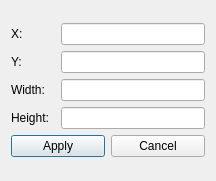
<?xml version="1.0" encoding="UTF-8"?>
<ui version="4.0">
 <class>LevelPassedDialog</class>
 <widget class="QDialog" name="LevelPassedDialog">
  <property name="enabled">
   <bool>true</bool>
  </property>
  <property name="sizePolicy">
   <sizepolicy hsizetype="Fixed" vsizetype="Fixed">
    <horstretch>0</horstretch>
    <verstretch>0</verstretch>
   </sizepolicy>
  </property>
  <property name="minimumSize">
   <size>
    <width>216</width>
    <height>181</height>
   </size>
  </property>
  <property name="maximumSize">
   <size>
    <width>216</width>
    <height>181</height>
   </size>
  </property>
  <property name="windowTitle">
   <string>Dialog</string>
  </property>
  <layout class="QVBoxLayout" name="verticalLayout_2">
   <item>
    <layout class="QVBoxLayout" name="verticalLayout">
     <item>
      <layout class="QHBoxLayout" name="horizontalLayout">
       <item>
        <widget class="QLabel" name="label">
         <property name="minimumSize">
          <size>
           <width>44</width>
           <height>0</height>
          </size>
         </property>
         <property name="text">
          <string>X:</string>
         </property>
        </widget>
       </item>
       <item>
        <widget class="QLineEdit" name="dLPX"/>
       </item>
      </layout>
     </item>
     <item>
      <layout class="QHBoxLayout" name="horizontalLayout_2">
       <item>
        <widget class="QLabel" name="label_2">
         <property name="minimumSize">
          <size>
           <width>44</width>
           <height>0</height>
          </size>
         </property>
         <property name="text">
          <string>Y:</string>
         </property>
        </widget>
       </item>
       <item>
        <widget class="QLineEdit" name="dLPY"/>
       </item>
      </layout>
     </item>
     <item>
      <layout class="QHBoxLayout" name="horizontalLayout_3">
       <item>
        <widget class="QLabel" name="label_3">
         <property name="minimumSize">
          <size>
           <width>44</width>
           <height>0</height>
          </size>
         </property>
         <property name="text">
          <string>Width:</string>
         </property>
        </widget>
       </item>
       <item>
        <widget class="QLineEdit" name="dLPWidth"/>
       </item>
      </layout>
     </item>
     <item>
      <layout class="QHBoxLayout" name="horizontalLayout_4">
       <item>
        <widget class="QLabel" name="label_4">
         <property name="minimumSize">
          <size>
           <width>44</width>
           <height>0</height>
          </size>
         </property>
         <property name="text">
          <string>Height:</string>
         </property>
        </widget>
       </item>
       <item>
        <widget class="QLineEdit" name="dLPHeight"/>
       </item>
      </layout>
     </item>
     <item>
      <layout class="QHBoxLayout" name="horizontalLayout_5">
       <item>
        <widget class="QPushButton" name="dApplyBtn">
         <property name="text">
          <string>Apply</string>
         </property>
        </widget>
       </item>
       <item>
        <widget class="QPushButton" name="dCancelBtn">
         <property name="text">
          <string>Cancel</string>
         </property>
        </widget>
       </item>
      </layout>
     </item>
    </layout>
   </item>
  </layout>
 </widget>
 <resources/>
 <connections/>
</ui>
